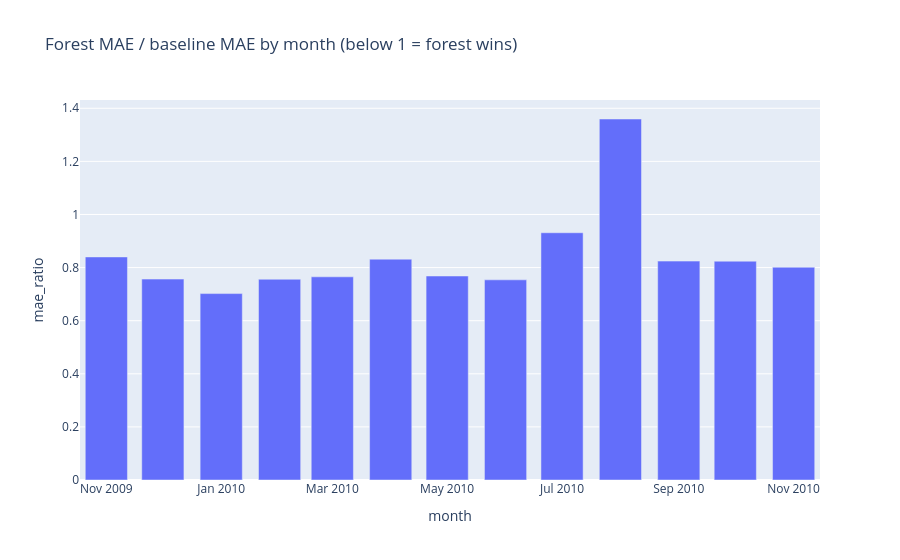

Notebook cell for this chart:
### Code cell
px.bar(mae_month["ratio"].rename("mae_ratio").reset_index(), x="month", y="mae_ratio",
       title="Forest MAE / baseline MAE by month (below 1 = forest wins)")

### Figure 1 — Plotly figure (JSON) as saved in the notebook; plotly's stock layout.template omitted (floating-point values rounded to 4 significant figures)
{"data": [{"hovertemplate": "month=%{x}<br>mae_ratio=%{y}<extra></extra>", "legendgroup": "", "marker": {"color": "#636efa", "pattern": {"shape": ""}}, "name": "", "orientation": "v", "showlegend": false, "textposition": "auto", "type": "bar", "x": ["2009-11", "2009-12", "2010-01", "2010-02", "2010-03", "2010-04", "2010-05", "2010-06", "2010-07", "2010-08", "2010-09", "2010-10", "2010-11"], "xaxis": "x", "y": [0.8401, 0.7567, 0.7021, 0.7561, 0.7652, 0.8317, 0.7683, 0.7539, 0.9311, 1.36, 0.8244, 0.8241, 0.8013], "yaxis": "y"}], "layout": {"barmode": "relative", "legend": {"tracegroupgap": 0}, "title": {"text": "Forest MAE / baseline MAE by month (below 1 = forest wins)"}, "xaxis": {"anchor": "y", "domain": [0, 1], "title": {"text": "month"}}, "yaxis": {"anchor": "x", "domain": [0, 1], "title": {"text": "mae_ratio"}}}}
